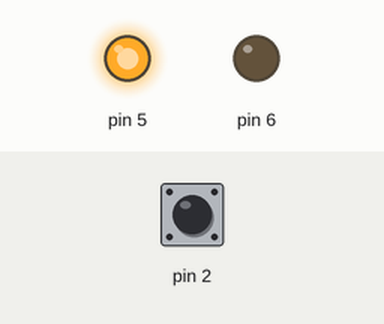
Recording of a sketch running on a simulated Arduino Uno, built with avr-gcc and run on an emulated ATmega328P. On the bench: output pins drawn as LEDs (lit = HIGH). The test bench sets the inputs (shaded band); at power-on: pin 2 HIGH.

Above: at 1.2 s.
1.3 s: pin 2 pulled LOW for 0.15 s
At 1.51 s:
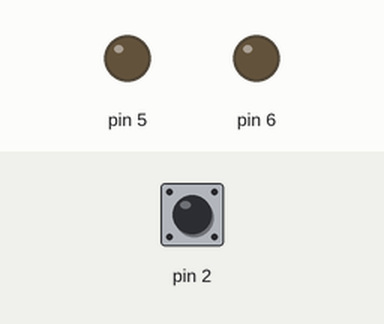
3.0 s: pin 2 pulled LOW for 3.2 s
At 7.2 s:
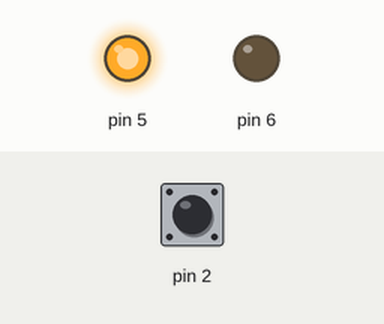
Timing chart, 0 to 8.7 s (numbered marks = the images above; inputs shaded):
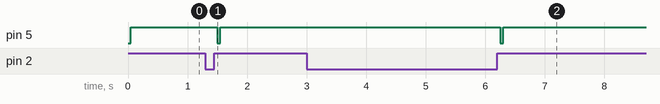

The sketch:

buttona_basma.ino
```cpp
boolean okunan = 1;

void setup() {
pinMode(4,INPUT);
pinMode(5, OUTPUT);
pinMode(6, OUTPUT);


Serial.begin(9600);
}
void loop()
{
  okunan = digitalRead(2);
  if( okunan == LOW)//Buttona basıldıysa 0 gelir ters mantık.
{

   while(okunan==LOW)//Bırakıldımı diye kontrol ediyorz bırakılmışsa döngüden çıkıyor
   {
     okunan = digitalRead(2);//değişken iken döngüsünde kontorl edilmezse sonsuz döngüye girer.
   }
   delay(50);
   digitalWrite(5,LOW);
   digitalWrite(12,LOW);
 }
 delay(50);
 digitalWrite(5,HIGH);
 digitalWrite(2,HIGH);
}

//ark buton metali ayrılırken arada olan voltaj değerleridir.
```

Measured:
- after the input at 1.3 s, pin 5: HIGH → LOW after 0.20 s, → HIGH 0.05 s later
- after the input at 3.0 s, pin 5: HIGH → LOW after 3.3 s, → HIGH 0.05 s later
